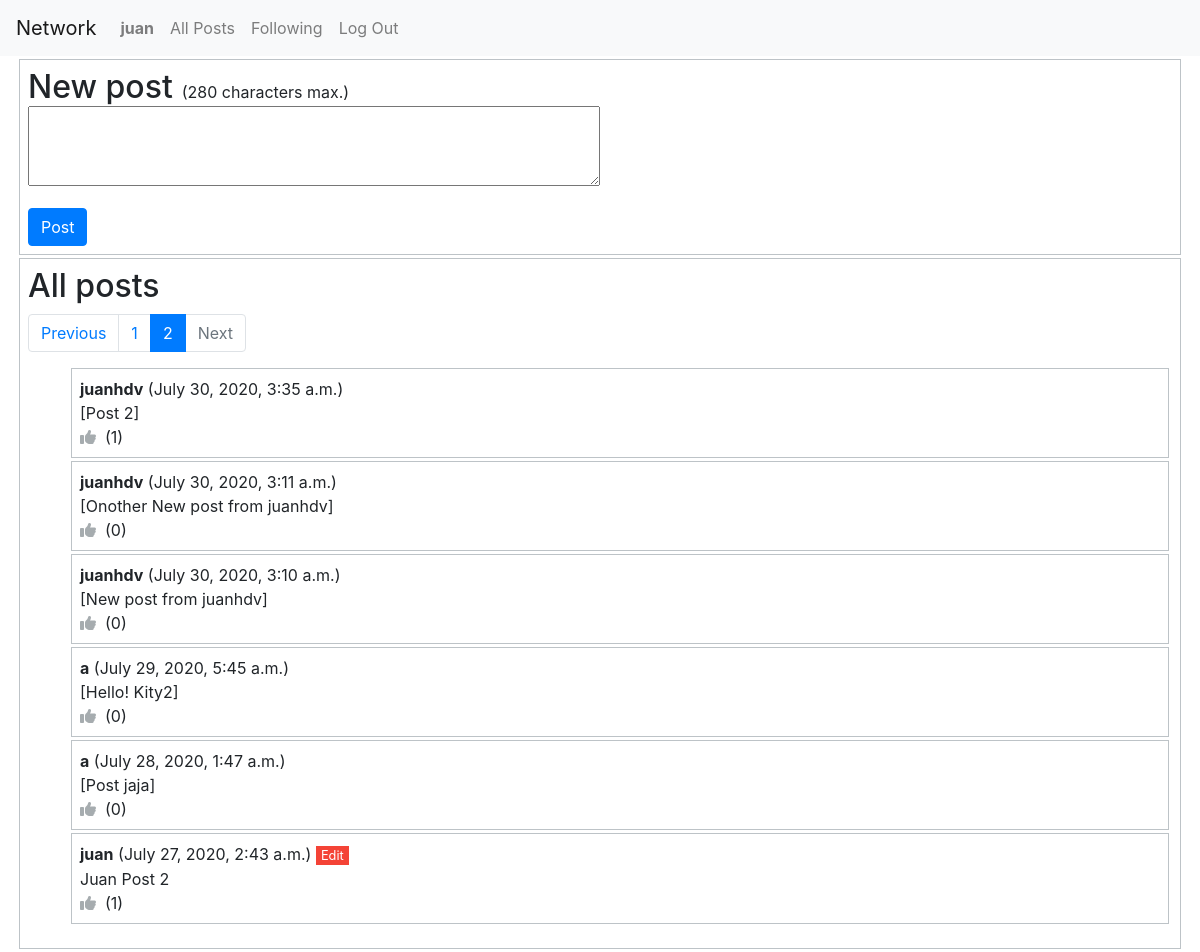
Screenshot of /?page=2 (signed in) with the database file from the repository.
### network/models.py (models this page shows, shortened)
class User(AbstractUser):
	likes = models.ManyToManyField('Post',related_name="fans") # Likes & fans
	follows = models.ManyToManyField('self',symmetrical=False,related_name="followers")

class Post(models.Model):
	author = models.ForeignKey(User, on_delete=models.CASCADE) # One User relates to Many Posts
	datetime = models.DateTimeField(auto_now=False, auto_now_add=True) # default=timezone.now
	content = models.CharField(max_length=280) # Like twitter length
	totallikes = models.IntegerField(default=0)

### network/views.py (the view)
# urls.py: path("", views.index, name="index"),
def index(request):
    if request.user.is_authenticated:
        usrCurrent = User.objects.get(username=request.user.username) # Get current user object
        post = Post.objects.all().order_by(F('datetime').desc()) # All posts (with total likes)
        paginator = Paginator(post, CONST_linesPerPage) # Show  CONST_linesPerPage libes per page.
        return render(request, "network/index.html",{
            "currentUsername" : request.user.username,
            "page_obj": paginator.get_page(request.GET.get('page')),
            "numpages_plus_one": paginator.num_pages+1,
            "likes": [post.id for post in usrCurrent.likes.all()] # Current user likes
        })
    else:
        return HttpResponseRedirect(reverse("login"))

### network/templatetags/range.py (called while the page is built)
@register.filter(name='range')
def filter_range(start, end):
	return range(start, end)

### network/templates/network/index.html (shortened to what this page needs)
{% extends "network/listposts.html" %}
{% block before_body %}
<div class=bordered>
	<h2 style="display: inline">New post</h2>&nbsp;&nbsp;(280 characters max.)
    <form id="newPost" action="{% url 'newPost' %}" method="post">
        <div class="form-group">
        	<textarea name="content"></textarea>
        </div>
        <input class="btn btn-primary" type="submit" value="Post">
    </form>
</div>
{% endblock %}
{% block title_body %}All posts{% endblock %}

### network/templates/network/listposts.html (shortened to what this page needs)
{% extends "network/layout.html" %}
{% load range %}
{% block body %}
<div class=bordered>
	<h2>{% block title_body %}{% endblock %}</h2>
	<nav aria-label="post navigation all">
	  <ul class="pagination">
	  	{% if page_obj.has_previous %}
	    <li class="page-item"> <a class="page-link" href="?page={{ page_obj.previous_page_number }}">Previous</a></li>
	    {% else %}
	    <li class="page-item disabled"> <span class="page-link">Previous</span></li>
	    {% endif %}
	    {% for k in 1|range:numpages_plus_one %}
	  	    {% if k == page_obj.number %}
		    <li class="page-item active" aria-current="page"><a class="page-link" href="#">{{ k }}<span class="sr-only">(current)</span></a></li>
		    {% else %}
		    <li class="page-item"><a class="page-link" href="?page={{ k }}">{{ k }}</a></li>
		    {% endif %}
	    {% endfor %}
        {% if page_obj.has_next %}
	    <li class="page-item"><a class="page-link" href="?page={{ page_obj.next_page_number }}">Next</a></li>
	    {% else %}
	    <li class="page-item disabled"><span class="page-link">Next</span></a></li>
	    {% endif %}
	  </ul>
	</nav>
	{% if page_obj %}
	<ul>
	{% for p in page_obj %}
		<li class="bordered">
			<div>
				<strong>{{ p.author.username }}</strong> ({{ p.datetime }})
			{% if p.author.username == currentUsername %}
				<span class="spanEdit" data-id="{{p.pk}}">Edit</span>&nbsp;
				<div id="txt{{p.pk}}">
				{{ p.content }}
				</div>
			{% else %}
				<div>
				[{{ p.content }}]
				</div>
			{% endif %}
				<i class="fas fa-thumbs-up likeIcon {% if p.pk in likes %}enabled{% else %}disabled{% endif %}" data-id="{{p.pk}}"></i>
				&nbsp;<span id="likes{{p.pk}}" class="totalLikes">({{ p.totallikes }})</span>
			</div>
		</li>
	{% endfor %}
	</ul>
	{% else %}
	<strong>There are not posts.</strong>
	{% endif %}
</div>
{% endblock %}

### network/templates/network/layout.html (shortened to what this page needs)
{% load static %}
<!DOCTYPE html>
<html lang="en">
    <head>
        <link rel="stylesheet" href="https://stackpath.bootstrapcdn.com/bootstrap/4.4.1/css/bootstrap.min.css">
        <link rel="stylesheet" href="{% static 'network/styles.css' %}">
    </head>
    <body>
        <nav class="navbar navbar-expand-lg navbar-light bg-light">
            <a class="navbar-brand" href="#">Network</a>
            <div>
              <ul class="navbar-nav mr-auto">
                {% if user.is_authenticated %}
                    <li class="nav-item">
                        <a class="nav-link" href="{% url 'profile' %}"><strong>{{ user.username }}</strong></a>
                    </li>
                {% endif %}
                <li class="nav-item">
                  <a class="nav-link" href="{% url 'index' %}">All Posts</a>
                </li>
                {% if user.is_authenticated %}
                    <li class="nav-item">
                        <a class="nav-link" href="{% url 'following' %}">Following</a>
                    </li>
                    <li class="nav-item">
                        <a class="nav-link" href="{% url 'logout' %}">Log Out</a>
                    </li>
                {% endif %}
              </ul>
            </div>
          </nav>
        <div class="body">
            {% block before_body %}
            {% endblock %}
            {% block body %}
            {% endblock %}
        </div>
    </body>
</html>

### network/static/network/styles.css (style rules this page uses)
textarea { width: 50%; height: 80px; }
ul > li.bordered { list-style-type: none; }
.body { margin: 0 1em; }
.bordered { padding: 0.5em; margin: 3px; border: 1px solid #bdc3c7; }
span.spanEdit { font-size: 0.8em; background-color: #f44336; color: white; margin: 2px 0; padding: 0px 5px; text-align: center; text-decoration: none; display: inline-block; cursor: pointer; }
.likeIcon { cursor: pointer; }
.likeIcon.disabled { color:#a6acaf; }

### rows the page displays
User: username "juan"
Post: author.username "juanhdv", datetime "July 30, 2020, 3:35 a.m.", content "Post 2", totallikes "1"
Post: author.username "juanhdv", datetime "July 30, 2020, 3:11 a.m.", content "Onother New post from juanhdv", totallikes "0"
Post: author.username "juanhdv", datetime "July 30, 2020, 3:10 a.m.", content "New post from juanhdv", totallikes "0"
Post: author.username "a", datetime "July 29, 2020, 5:45 a.m.", content "Hello! Kity2", totallikes "0"
Post: author.username "a", datetime "July 28, 2020, 1:47 a.m.", content "Post jaja", totallikes "0"
Post: author.username "juan", datetime "July 27, 2020, 2:43 a.m.", content "Juan Post 2", totallikes "1"

### other values shown
{{ k }} "1"
{{ k }} "2"
